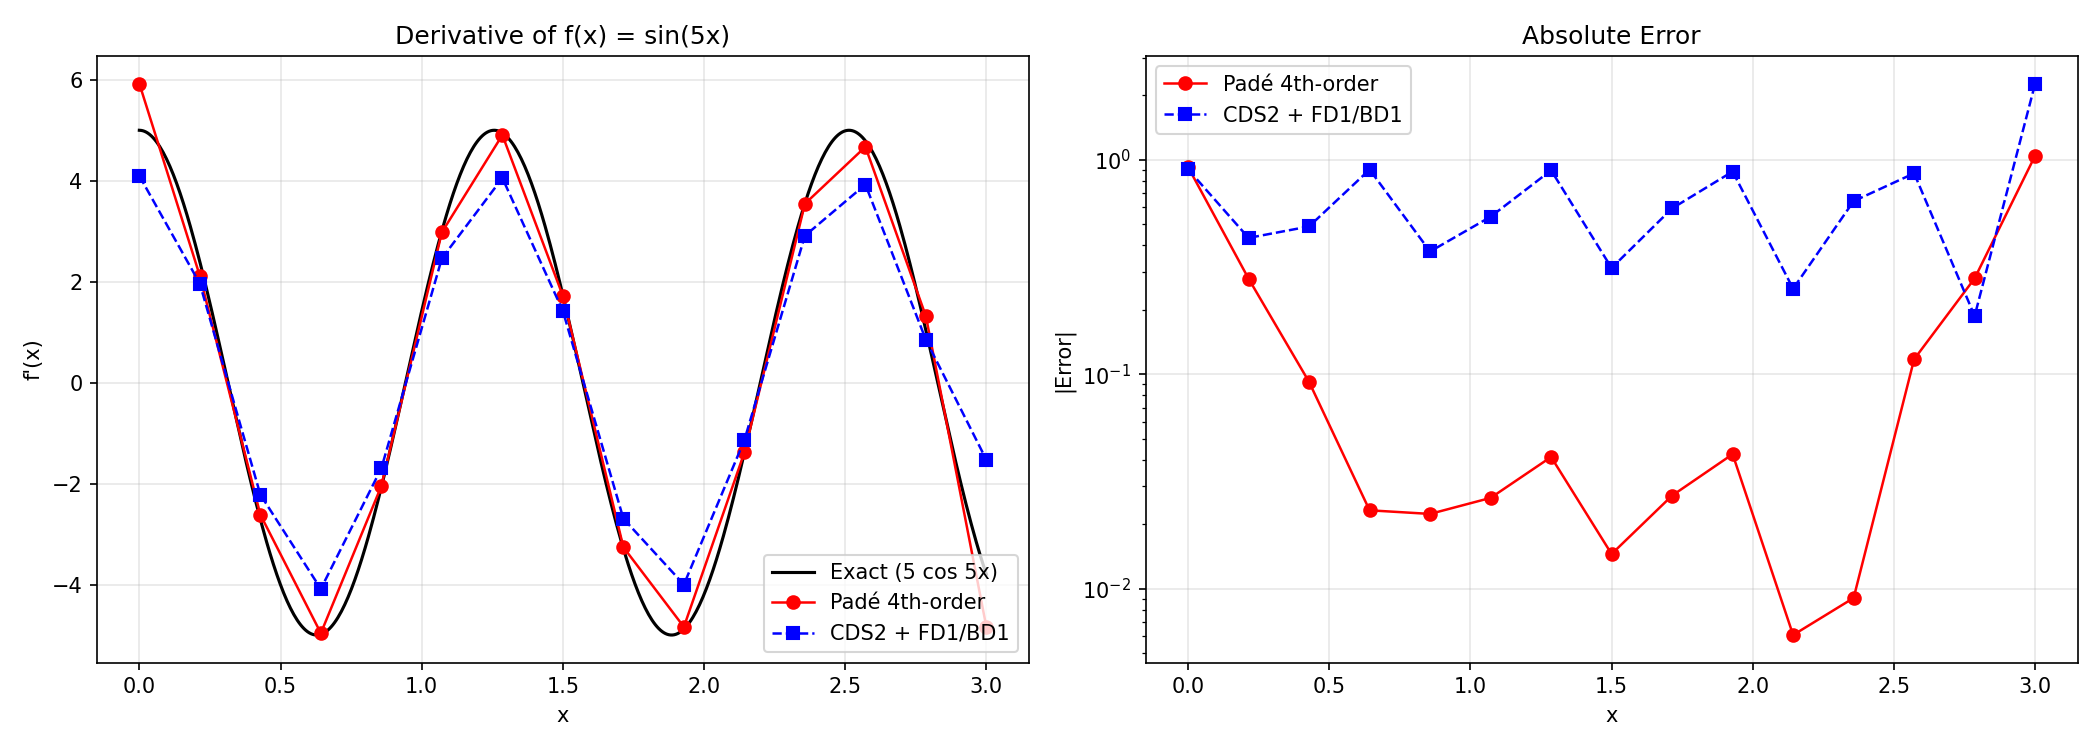

Python code for this plot:
import matplotlib.pyplot as plt
import numpy as np

data = np.loadtxt("q3_results.dat")
x     = data[:, 0]
exact = data[:, 1]
pade  = data[:, 2]
cds2  = data[:, 3]

# Fine grid for smooth exact curve
xf = np.linspace(0, 3, 500)
exact_fine = 5.0 * np.cos(5.0 * xf)

fig, (ax1, ax2) = plt.subplots(1, 2, figsize=(14, 5))

# --- Derivative comparison ---
ax1.plot(xf, exact_fine, 'k-', lw=1.5, label='Exact (5 cos 5x)')
ax1.plot(x, pade, 'ro-', ms=6, lw=1.2, label='Padé 4th-order')
ax1.plot(x, cds2, 'bs--', ms=6, lw=1.2, label='CDS2 + FD1/BD1')
ax1.set_xlabel('x')
ax1.set_ylabel("f'(x)")
ax1.set_title("Derivative of f(x) = sin(5x)")
ax1.legend()
ax1.grid(True, alpha=0.3)

# --- Error comparison ---
ax2.plot(x, np.abs(exact - pade), 'ro-', ms=6, lw=1.2, label='Padé 4th-order')
ax2.plot(x, np.abs(exact - cds2), 'bs--', ms=6, lw=1.2, label='CDS2 + FD1/BD1')
ax2.set_xlabel('x')
ax2.set_ylabel('|Error|')
ax2.set_title('Absolute Error')
ax2.legend()
ax2.grid(True, alpha=0.3)
ax2.set_yscale('log')

plt.tight_layout()
plt.savefig("q3_plot.png", dpi=150)
plt.show()
print("Plot saved to q3_plot.png")
